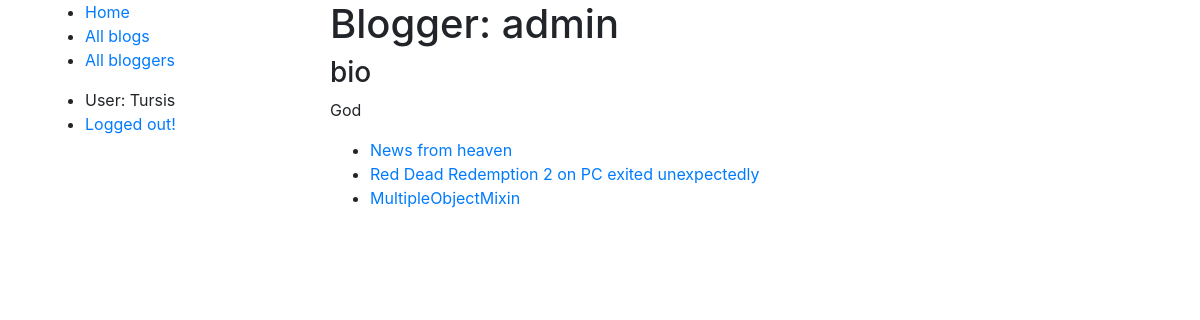
/blog/bloggers/id1 (signed in), run on the app's committed database.
### blog/models.py (models this page shows, shortened)
class BlogAuthor(models.Model):
    user = models.ForeignKey(User, on_delete=models.SET_NULL, null=True)
    bio = models.TextField(max_length=400, help_text="Enter your bio details here.")
    def __str__(self):
        return self.user.username

class Blog(models.Model):
    name = models.CharField(max_length=200, help_text="Enter your name blog here.")
    author = models.ForeignKey(BlogAuthor, on_delete=models.SET_NULL, null=True)
    description = models.TextField(max_length=400, help_text="Enter your blog text here.")
    pub_date = models.DateTimeField('date published')
    def get_absolute_url(self):
        return reverse('blog:blog-detail', args=[str(self.id)])

### blog/views.py (the view)
# urls.py: url('^bloggers/id(?P<pk>[0-9]+)$', views.BloggersDetailView.as_view(), name='bloggers-detail'),
class BloggersDetailView(generic.ListView):
    template_name = 'blog/blogauthor_detail.html'
    model = Blog
    def get_queryset(self):
        id = self.kwargs['pk']
        target_author = get_object_or_404(BlogAuthor, pk=id)
        return Blog.objects.filter(author=target_author)
    def get_context_data(self, **kwargs):
        context = super(BloggersDetailView, self).get_context_data(**kwargs)
        context['blogger'] = get_object_or_404(BlogAuthor, pk=self.kwargs['pk'])
        return context

### blog/templates/blog/blogauthor_detail.html
{% extends "base_generic.html" %}
{% block content %}
	<h1> Blogger: {{ blogger }}</h1>
	<h3>bio</h3>
	<p>{{ blogger.bio }}</p>
	{% if blog_list %}
		<ul>
		{% for blog in blog_list %}
			<li><a href={{ blog.get_absolute_url }}>{{ blog.name }}</a></li>
		{% endfor %}
		</ul>
	{% endif %}
{% endblock %}

### blog/templates/base_generic.html (shortened to what this page needs)
<!DOCTYPE html>
<html lang="en">
<head>
  {% load static %}
  <link rel="stylesheet" href="https://stackpath.bootstrapcdn.com/bootstrap/4.3.1/css/bootstrap.min.css"
>
  <link rel="stylesheet" type="text/css" href="{% static 'blog/style.css' %}"/>
</head>
<body>
<div class="container">
  <div class="row">
    <div class="col-3">
      <ul>
        <li><a href=" {% url 'blog:index' %}">Home</a></li>
        <li><a href="{% url 'blog:blogs' %}">All blogs</a></li>
        <li><a href="{% url 'blog:bloggers' %}">All bloggers</a></li>
      </ul>
      <ul>
        {% if user.is_authenticated %}
          <li>User: {{ user.get_username }}</li>
          <li><a href="{% url 'logout' %}?next={{ request.path }}">Logged out!</a></li>
        {% else %}
          <li><a href="{% url 'login' %}?next={{ request.path }}">Login</a></li>
        {% endif %}
      </ul>
    </div>
    <div class="col-9">
      {% block content %} {% endblock %}
    </div>
  </div>
</div>
</body>
</html>

### data on the page
BlogAuthor: user.username "admin", bio "God"
Blog: name "News from heaven"
Blog: name "Red Dead Redemption 2 on PC exited unexpectedly"
Blog: name "MultipleObjectMixin"

### other printed values
{{ user.get_username }} "Tursis"
